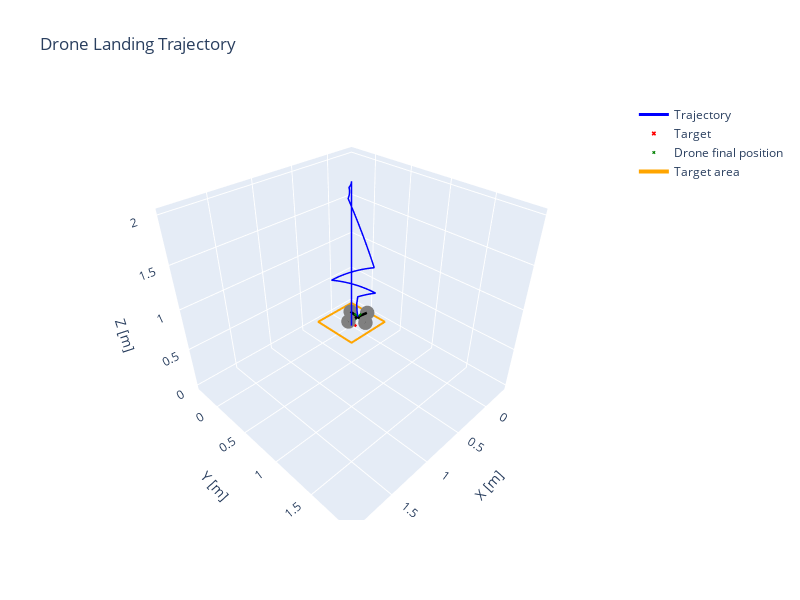

Here is the notebook cell this chart was saved with:
### Code cell
sim_dt = 0.1         # simulation step (10 Hz)
env = DroneLandingEnv(render_mode=None, dt=sim_dt)
controller_dt = 1.0  # controller step (1 Hz)

pid = PIDController(Kp=[2.0,2.0,2.0, 2.0], Ki=[0.1,0.1,0.0,0.2], Kd=[0.0,0.0,0.0,0.0], dt=controller_dt, integral_limit=0.5, z_fixed_speed= -0.2, yaw_2_steps =True)

states, target = run_pid_simulation(env = env, pid = pid, init_mode='fixed', plot=True, init_pos = [2.0,2.0,2.0, 2.0], verbose=True)

### Figure 1 — Plotly figure (JSON) as saved in the notebook; plotly's stock layout.template omitted (floating-point values rounded to 4 significant figures)
{"data": [{"line": {"color": "blue", "width": 3}, "mode": "lines", "name": "Trajectory", "x": [1.929, 1.859, 1.788, 1.717, 1.647, 1.576, 1.505, 1.435, 1.364, 1.293, 1.223, 1.152, 1.081, 1.011, 0.9403, 0.8697, 0.7991, 0.7285, 0.6578, 0.5872, 0.517, 0.4467, 0.3765, 0.3063, 0.236, 0.1658, 0.09553, 0.02528, -0.04496, -0.1152, -0.1105, -0.1054, -0.09994, -0.0941, -0.08799, -0.08166, -0.07518, -0.06861, -0.06201, -0.05546, -0.05178, -0.04739, -0.04231, -0.03659, -0.0303, -0.0235, -0.01625, -0.00862, -0.0006903, 0.007462, -0.01213, -0.03042, -0.04735, -0.0629, -0.07702, -0.08967, -0.1008, -0.1105, -0.1186, -0.1251, -0.1051, -0.08127, -0.05366, -0.02249, 0.01201, 0.04962, 0.09005, 0.133, 0.1783, 0.2254, 0.1742, 0.1248, 0.07732, 0.0322, -0.0103, -0.04988, -0.08629, -0.1193, -0.1487, -0.1742, -0.1458, -0.1137, -0.07816, -0.03933, -0.02272, -0.02609, -0.03459], "y": [1.929, 1.859, 1.788, 1.717, 1.647, 1.576, 1.505, 1.435, 1.364, 1.293, 1.223, 1.152, 1.081, 1.011, 0.9403, 0.8697, 0.7991, 0.7285, 0.6578, 0.5872, 0.517, 0.4467, 0.3765, 0.3063, 0.236, 0.1658, 0.09553, 0.02528, -0.04496, -0.1152, -0.1105, -0.1064, -0.1027, -0.09963, -0.09714, -0.09527, -0.09404, -0.09346, -0.09354, -0.09428, -0.08677, -0.07966, -0.07302, -0.06691, -0.0614, -0.05655, -0.05239, -0.04896, -0.04631, -0.04446, -0.01854, 0.008329, 0.03606, 0.0646, 0.09388, 0.1238, 0.1543, 0.1854, 0.2168, 0.2487, 0.2011, 0.1553, 0.1116, 0.07048, 0.03207, -0.003311, -0.03542, -0.06403, -0.08894, -0.11, -0.0912, -0.06833, -0.04153, -0.01096, 0.02317, 0.06064, 0.1012, 0.1446, 0.1905, 0.2386, 0.1922, 0.1482, 0.107, 0.06889, 0.06787, 0.07195, 0.07554], "z": [1.997, 1.993, 1.99, 1.986, 1.983, 1.979, 1.976, 1.972, 1.969, 1.965, 1.96, 1.954, 1.949, 1.944, 1.938, 1.933, 1.928, 1.922, 1.917, 1.912, 1.9, 1.889, 1.877, 1.866, 1.854, 1.843, 1.831, 1.82, 1.808, 1.797, 1.792, 1.787, 1.782, 1.777, 1.773, 1.768, 1.763, 1.758, 1.753, 1.748, 1.739, 1.729, 1.72, 1.711, 1.701, 1.692, 1.682, 1.673, 1.663, 1.654, 1.573, 1.493, 1.412, 1.332, 1.251, 1.17, 1.09, 1.009, 0.9284, 0.8478, 0.8304, 0.813, 0.7956, 0.7781, 0.7607, 0.7433, 0.7259, 0.7085, 0.6911, 0.6736, 0.6529, 0.6322, 0.6116, 0.5909, 0.5702, 0.5495, 0.5288, 0.5081, 0.4874, 0.4667, 0.4491, 0.4315, 0.4139, 0.3962, 0.2962, 0.1962, 0.09624], "type": "scatter3d"}, {"marker": {"color": "red", "size": 4, "symbol": "x"}, "mode": "markers", "name": "Target", "x": [0.0], "y": [0.0], "z": [0.0], "type": "scatter3d"}, {"marker": {"color": "green", "size": 3, "symbol": "x"}, "mode": "markers", "name": "Drone final position", "x": [-0.03459], "y": [0.07554], "z": [0.09624], "type": "scatter3d"}, {"line": {"color": "black", "width": 5}, "mode": "lines", "showlegend": false, "x": [-0.1833, 0.1142], "y": [0.09484, 0.05625], "z": [0.09624, 0.09624], "type": "scatter3d"}, {"line": {"color": "black", "width": 5}, "mode": "lines", "showlegend": false, "x": [-0.05388, -0.01529], "y": [-0.07321, 0.2243], "z": [0.09624, 0.09624], "type": "scatter3d"}, {"marker": {"color": "gray", "size": 5, "symbol": "circle"}, "mode": "markers", "showlegend": false, "x": [0.1142], "y": [0.05625], "z": [0.09624], "type": "scatter3d"}, {"marker": {"color": "gray", "size": 5, "symbol": "circle"}, "mode": "markers", "showlegend": false, "x": [-0.1833], "y": [0.09484], "z": [0.09624], "type": "scatter3d"}, {"marker": {"color": "gray", "size": 5, "symbol": "circle"}, "mode": "markers", "showlegend": false, "x": [-0.01529], "y": [0.2243], "z": [0.09624], "type": "scatter3d"}, {"marker": {"color": "gray", "size": 5, "symbol": "circle"}, "mode": "markers", "showlegend": false, "x": [-0.05388], "y": [-0.07321], "z": [0.09624], "type": "scatter3d"}, {"line": {"color": "orange", "width": 4}, "mode": "lines", "name": "Target area", "x": [-0.3, 0.3, 0.3, -0.3, -0.3], "y": [-0.3, -0.3, 0.3, 0.3, -0.3], "z": [0.0, 0.0, 0.0, 0.0, 0.0], "type": "scatter3d"}], "layout": {"scene": {"xaxis": {"title": {"text": "X [m]"}}, "yaxis": {"title": {"text": "Y [m]"}}, "zaxis": {"title": {"text": "Z [m]"}}, "aspectmode": "data"}, "title": {"text": "Drone Landing Trajectory"}, "width": 800, "height": 600}}
